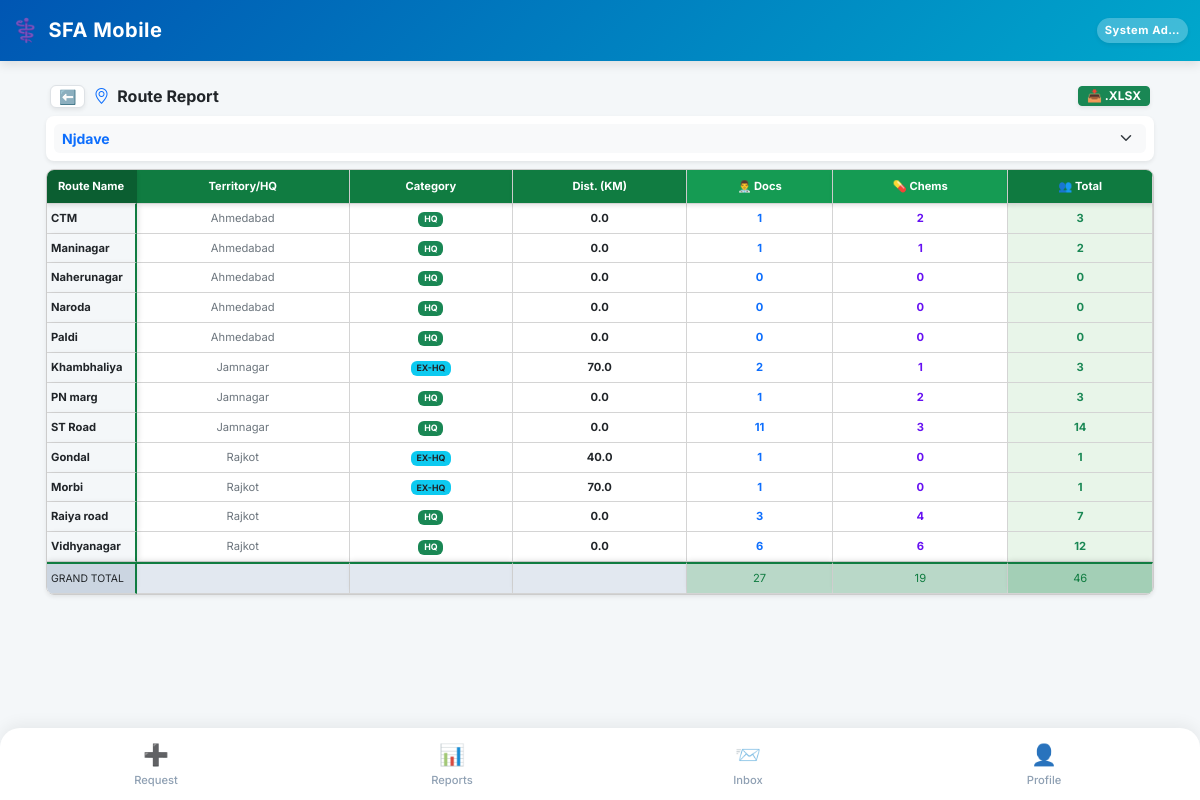
The page /reports/routes/ (signed in) on the database its author committed.
### SFA/models.py (models this page shows, shortened)
class Employee(models.Model):
    user = models.OneToOneField(User, on_delete=models.CASCADE, null=True, blank=True)
    company = models.ForeignKey(Company, on_delete=models.PROTECT, related_name='employees') # Already Correct
    DESIGNATION_CHOICES = [
        ('MR', 'Medical Representative'),
        ('ABM', 'Area Business Manager'),
        ('RBM', 'Regional Business Manager'),
        ('ZBM', 'Zonal Business Manager'),
        ('NSM', 'National Sales Manager'),
        ('Admin', 'System Administrator'),
    ]
    name = models.CharField(max_length=100)
    employee_code = models.CharField(max_length=50) # 🌟 FIX: unique=True HATA DIYA HAI
    designation = models.CharField(max_length=5, choices=DESIGNATION_CHOICES, default='MR')
    manager = models.ForeignKey('self', on_delete=models.SET_NULL, null=True, blank=True, related_name='subordinates')
    headquarter = models.ForeignKey(Territory, on_delete=models.SET_NULL, null=True, blank=True)
    phone = models.CharField(max_length=15)
    joining_date = models.DateField(default=timezone.now, help_text="Employee ki company join karne ki date. DCR calendar is date se aage hi banega, pehle ka nahi.")
    photo = models.ImageField(upload_to='employee_photos/', blank=True, null=True, help_text="Employee ki profile photo")
    address = models.TextField(blank=True, null=True, help_text="Employee ka home address")
    is_active = models.BooleanField(default=True, help_text="False matlab ye employee company chhod chuka hai ya inactive hai.")
    leaving_date = models.DateField(null=True, blank=True, help_text="Employee ke company chhodne ki tareekh.")
    dob = models.DateField(null=True, blank=True, verbose_name="Date of Birth")
    anniversary = models.DateField(null=True, blank=True, verbose_name="Marriage Anniversary")
    blood_group = models.CharField(max_length=10, blank=True, null=True)
    emergency_contact = models.CharField(max_length=15, blank=True, null=True)
    permanent_address = models.TextField(blank=True, null=True)
    father_name = models.CharField(max_length=100, blank=True, null=True)
    father_dob = models.DateField(null=True, blank=True)
    father_mobile = models.CharField(max_length=15, blank=True, null=True)
    father_occupation = models.CharField(max_length=100, blank=True, null=True)
    mother_name = models.CharField(max_length=100, blank=True, null=True)
    mother_dob = models.DateField(null=True, blank=True)
    mother_mobile = models.CharField(max_length=15, blank=True, null=True)
    mother_occupation = models.CharField(max_length=100, blank=True, null=True)
    spouse_name = models.CharField(max_length=100, blank=True, null=True)
    spouse_dob = models.DateField(null=True, blank=True)
    spouse_mobile = models.CharField(max_length=15, blank=True, null=True)
    spouse_occupation = models.CharField(max_length=100, blank=True, null=True)
    child1_name = models.CharField(max_length=100, blank=True, null=True)
    child1_dob = models.DateField(null=True, blank=True)
    child2_name = models.CharField(max_length=100, blank=True, null=True)
    child2_dob = models.DateField(null=True, blank=True)
    EMPLOYMENT_STATUS_CHOICES = [
        ('active', 'Active'),
        ('resigned', 'Resigned'),
        ('retired', 'Retired'),
        ('transferred', 'Transferred'),
        ('terminated', 'Terminated'),
        ('vacant', 'Vacant (Placeholder)'),   # 🌟 Dummy employee jab tak naya MR na aaye
        ('archived', 'Archived (Old Dummy)'), # 🌟 Dummy jiska kaam ho gaya, naye employee ko sab de diya
    ]
    employment_status = models.CharField(
        max_length=15, choices=EMPLOYMENT_STATUS_CHOICES, default='active',
        help_text="is_active sirf access/login control karta hai; ye field WAJAH/reason batata hai."
    )
    is_placeholder = models.BooleanField(
        default=False,
        help_text="True = ye ek 'Vacant_<HQ>' dummy employee hai, asli insaan nahi. Joint Work me normal employee jaisa hi treat hota hai (use individual hi maana jayega)."
    )
    class Meta:
        unique_together = ('company', 'employee_code')

class Route(models.Model):
    STATUS_CHOICES = (('Pending', 'Pending Approval'), ('Approved', 'Approved'), ('Rejected', 'Rejected'))
    CATEGORY_CHOICES = [
        ('HQ', 'Headquarter'),
        ('EX_HQ', 'Ex-Headquarter'),
        ('OUTSTATION', 'Outstation'),
    ]
    company = models.ForeignKey(Company, on_delete=models.CASCADE, related_name='routes') # 🌟 CHANGED
    name = models.CharField(max_length=150)
    territory = models.ForeignKey(Territory, on_delete=models.CASCADE)
    category = models.CharField(max_length=15, choices=CATEGORY_CHOICES, default='HQ')
    distance_from_hq = models.DecimalField(max_digits=6, decimal_places=1, default=0.0, help_text="Distance in KM from HQ")
    requested_by = models.ForeignKey('Employee', on_delete=models.SET_NULL, null=True, blank=True, related_name='requested_routes')
    status = models.CharField(max_length=20, choices=STATUS_CHOICES, default='Pending')
    class Meta:
        unique_together = ('territory', 'name')

class Territory(models.Model):
    company = models.ForeignKey(Company, on_delete=models.CASCADE, related_name='territories') # 🌟 CHANGED
    name = models.CharField(max_length=100)
    city = models.CharField(max_length=100)
    class Meta:
        unique_together = ('company', 'name')

### SFA/views/reports.py (the view, shortened to what this page needs)
# urls.py: path('reports/routes/', views.route_report_view, name='route_report'),
@employee_required
def route_report_view(request, employee):
    team_employees = get_dropdown_team(employee)
    default_emp_id = str(employee.id)
    if employee.designation != 'MR':
        first_sub = team_employees.exclude(id=employee.id).first()
        if first_sub: default_emp_id = str(first_sub.id)
    selected_emp_id = request.GET.get('employee_id', default_emp_id)
    selected_emp = get_object_or_404(Employee, id=int(selected_emp_id))
    sub_team = get_dropdown_team(selected_emp, ordered=False)
    my_terr_ids = get_team_territory_ids(sub_team)
    routes = get_team_requested_routes(sub_team, my_terr_ids)
    report_data = []
    gt_docs = 0; gt_chems = 0
    for r in routes:
        doc_count = Doctor.objects.filter(route=r, status='Approved').count()
        chem_count = Chemist.objects.filter(route=r, status='Approved').count()
        report_data.append({
            'route_name': r.name, 'territory': r.territory.name if r.territory else 'N/A',
            'category': r.get_category_display() if r.category else 'HQ', 'distance': float(r.distance_from_hq or 0),
            'doc_count': doc_count, 'chem_count': chem_count, 'total_customers': doc_count + chem_count
        })
        gt_docs += doc_count; gt_chems += chem_count
    report_data = sorted(report_data, key=lambda x: (x['territory'], x['route_name']))
    return render(request, 'route_report.html', {
        'team_employees': team_employees, 'selected_emp_id': int(selected_emp_id),
        'selected_employee_name': selected_emp.name, 'is_manager_view': employee.designation != 'MR',
        'report_data': report_data, 'gt_docs': gt_docs, 'gt_chems': gt_chems, 'gt_total': gt_docs + gt_chems
    })

### SFA/templates/route_report.html (shortened to what this page needs)
{% extends 'base.html' %}
{% block content %}
<div class="container-fluid p-0 mb-4 mt-1">
    <div class="d-flex align-items-center gap-2 mb-2 px-2">
        <a href="{% url 'view_hub' %}" class="btn btn-light shadow-sm btn-sm px-2 py-0 rounded-2 border bg-white text-secondary">⬅️</a>
        <h6 class="fw-bold text-dark mb-0 flex-grow-1"><i class="bi bi-geo-alt text-primary me-1"></i> Route Report</h6>
        <a href="?employee_id={{ selected_emp_id }}&export=excel" class="btn btn-success btn-sm fw-bold shadow-sm px-2 py-0" style="font-size: 0.75rem;">
            📥 .XLSX
        </a>
    </div>
    {% if is_manager_view %}
    <div class="card border-0 shadow-sm mb-2 bg-white mx-1" style="border-radius: 8px;">
        <div class="card-body p-2">
            <form method="GET" class="row g-1 align-items-end" id="filterForm">
                <div class="col-12">
                    <select name="employee_id" class="form-select form-select-sm bg-light fw-bold text-primary border-0" style="border-radius: 6px;" onchange="this.form.submit()">
                        {% for emp in team_employees %}
                            <option value="{{ emp.id }}" {% if selected_emp_id == emp.id %}selected{% endif %}>{{ emp.name }}</option>
                        {% endfor %}
                    </select>
                </div>
            </form>
        </div>
    </div>
    {% endif %}
    <div class="card border-0 shadow-sm bg-white mx-1 mb-5" style="border-radius: 8px;">
        <div class="excel-table-wrapper" style="border-radius: 8px;">
            <table class="excel-table">
                <thead>
                    <tr>
                        <th style="background-color: #0b5e31; color: white;">Route Name</th>
                        <th style="background-color: #107C41; color: white;">Territory/HQ</th>
                        <th style="background-color: #107C41; color: white;">Category</th>
                        <th style="background-color: #107C41; color: white;">Dist. (KM)</th>
                        <th style="background-color: #159b53; color: white;">👨‍⚕️ Docs</th>
                        <th style="background-color: #159b53; color: white;">💊 Chems</th>
                        <th style="background-color: #0f7a40; color: white;">👥 Total</th>
                    </tr>
                </thead>
                <tbody>
                    {% for row in report_data %}
                    <tr>
                        <td class="fw-bold text-dark">{{ row.route_name }}</td>
                        <td class="text-secondary" style="white-space: normal;">{{ row.territory }}</td>
                        <td>
                            {% if row.category == 'Headquarter' %}<span class="badge bg-success" style="font-size: 0.55rem;">HQ</span>
                            {% elif row.category == 'Ex-Headquarter' %}<span class="badge bg-info text-dark" style="font-size: 0.55rem;">EX-HQ</span>
                            {% else %}<span class="badge bg-warning text-dark" style="font-size: 0.55rem;">OS</span>{% endif %}
                        </td>
                        <td class="fw-bold text-dark">{{ row.distance }}</td>
                        <td class="fw-bold" style="color: #0d6efd;">{{ row.doc_count }}</td>
                        <td class="fw-bold" style="color: #6610f2;">{{ row.chem_count }}</td>
                        <td class="fw-bold text-success" style="background-color: #e8f5e9;">{{ row.total_customers }}</td>
                    </tr>
                    {% empty %}
                    <tr><td colspan="100%" class="text-center text-muted py-4" style="font-size: 0.8rem;">Koi routes assigned nahi hain.</td></tr>
                    {% endfor %}
                </tbody>
                <tfoot>
                    <tr>
                        <td style="font-size: 0.65rem;">GRAND TOTAL</td>
                        <td></td>
                        <td></td>
                        <td></td>
                        <td style="background-color: #b9d8c8; color: #107C41;">{{ gt_docs }}</td>
                        <td style="background-color: #b9d8c8; color: #107C41;">{{ gt_chems }}</td>
                        <td style="background-color: #a3cfb6; color: #107C41;">{{ gt_total }}</td>
                    </tr>
                </tfoot>
            </table>
        </div>
    </div>
</div>
{% endblock %}

### SFA/templates/base.html (shortened to what this page needs)
<!DOCTYPE html>
<html lang="en">
<head>
    <link href="https://cdn.jsdelivr.net/npm/bootstrap@5.3.0/dist/css/bootstrap.min.css" rel="stylesheet">
    <link href="https://cdn.jsdelivr.net/npm/bootstrap-icons@1.11.0/font/bootstrap-icons.css" rel="stylesheet">
</head>
<body>
    <nav class="navbar navbar-dark navbar-custom sticky-top">
        <div class="container-fluid py-1">
            <span class="navbar-brand mb-0 h1 d-flex align-items-center gap-2">
                <span style="font-size: 1.4rem;">⚕️</span> SFA Mobile
            </span>
            <div class="d-flex align-items-center gap-3">
                <span class="text-white fw-bold bg-white bg-opacity-25 px-2 py-1 rounded-pill shadow-sm" style="font-size: 0.70rem; letter-spacing: 0.5px;">
                    {{ request.user.employee.name|default:"Guest"|truncatechars:10 }}
                </span>
            </div>
        </div>
    </nav>
    <div class="container mt-4 mb-4">
        {% block content %}
        {% endblock %}
    </div>
    <div class="fixed-bottom bottom-nav d-flex justify-content-between align-items-center">
        <a href="{% url 'request_hub' %}" class="nav-item {% if request.resolver_match.url_name == 'request_hub' %}active{% endif %}">
            <span class="nav-icon">➕</span>Request
        </a>
        <a href="{% url 'view_hub' %}" class="nav-item {% if request.resolver_match.url_name == 'view_hub' or request.resolver_match.url_name == 'dcr_report' %}active{% endif %}">
            <span class="nav-icon">📊</span>Reports
        </a>
        <a href="{% url 'web_inbox' %}" class="nav-item {% if request.resolver_match.url_name == 'web_inbox' or request.resolver_match.url_name == 'web_compose' %}active{% endif %}">
            <span class="nav-icon position-relative">
                📨
            </span>Inbox
        </a>
        <a href="{% url 'profile' %}" class="nav-item {% if request.resolver_match.url_name == 'profile' %}active{% endif %}">
            <span class="nav-icon">👤</span>Profile
        </a>
    </div>
</body>
</html>

### rows shown on the page
Route: route_name "CTM"
Territory: territory "Ahmedabad" "Ahmedabad" "Ahmedabad" "Ahmedabad" "Ahmedabad"
Route: route_name "Maninagar"
Route: route_name "Naherunagar"
Route: route_name "Naroda"
Route: route_name "Paldi"
Route: route_name "Khambhaliya"
Territory: territory "Jamnagar" "Jamnagar" "Jamnagar"
Route: route_name "PN marg"
Route: route_name "ST Road"
Route: route_name "Gondal"
Territory: territory "Rajkot" "Rajkot" "Rajkot" "Rajkot"
Route: route_name "Morbi"
Route: route_name "Raiya road"
Route: route_name "Vidhyanagar"

### other values the page prints
{{ request.user.employee.name|default:"Guest"|truncatechars:10 }} "System Ad…"
{{ row.distance }} "0.0" "0.0" "0.0" "0.0" "0.0" "70.0" "0.0" "0.0" "40.0" "70.0" "0.0" "0.0"
{{ row.doc_count }} "1" "1" "0" "0" "0" "2" "1" "11" "1" "1" "3" "6"
{{ row.chem_count }} "2" "1" "0" "0" "0" "1" "2" "3" "0" "0" "4" "6"
{{ row.total_customers }} "3" "2" "0" "0" "0" "3" "3" "14" "1" "1" "7" "12"
{{ gt_docs }} "27"
{{ gt_chems }} "19"
{{ gt_total }} "46"
form field employee_id "Njdave"
